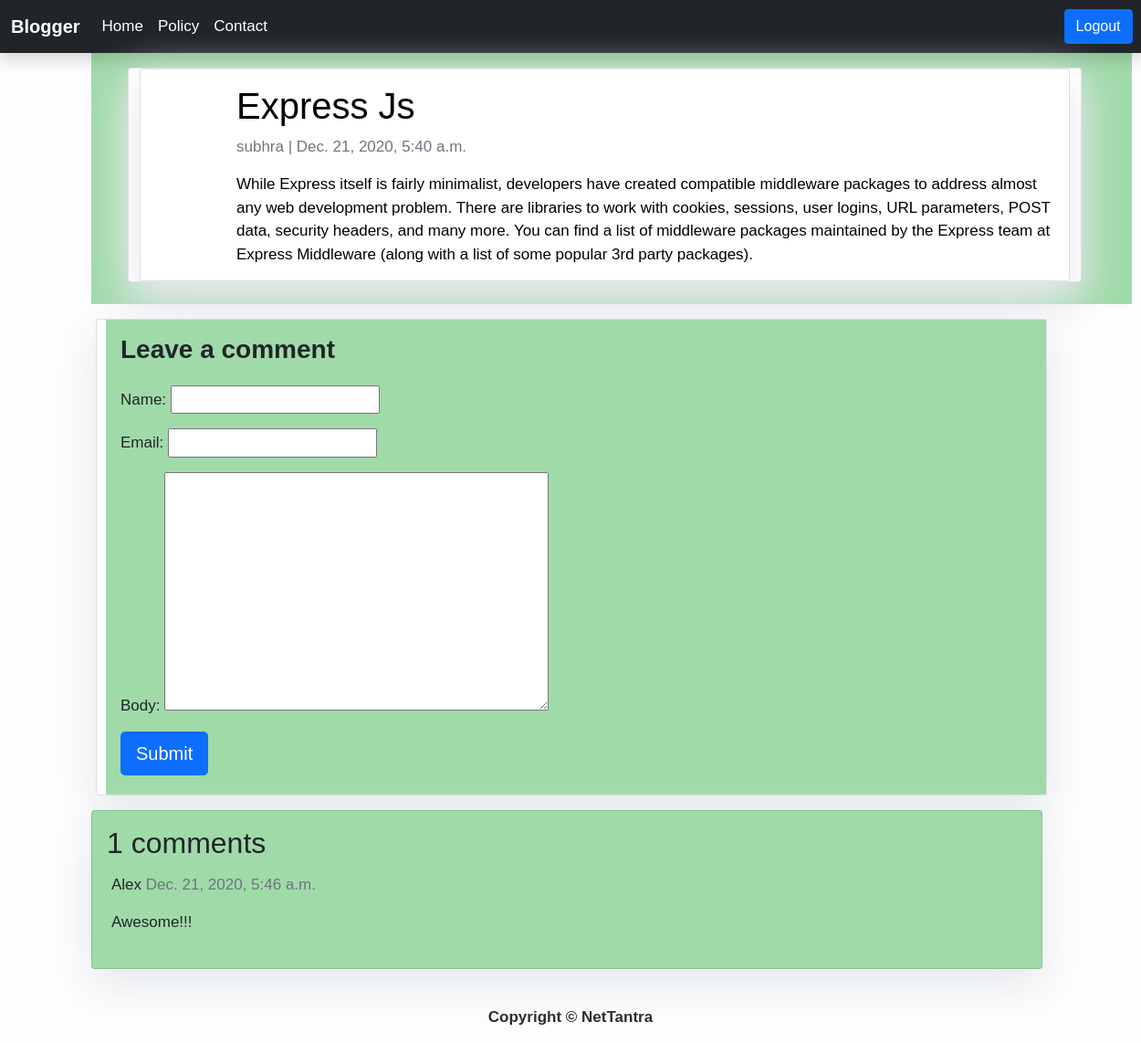
/express-js/ (signed in), run on the app's committed database.
### blog/models.py (models this page shows, shortened)
class Post(models.Model):
    title = models.CharField(max_length=200, unique=True)
    slug = models.SlugField(max_length=200, unique=True,blank=True,null=True)
    author = models.ForeignKey(User, on_delete= models.CASCADE,related_name='blog_posts')
    updated_on = models.DateTimeField(auto_now= True)
    content = models.TextField()
    created_on = models.DateTimeField(auto_now_add=True)
    status = models.IntegerField(choices=STATUS, default=0)
    category = models.CharField(max_length=200,blank=True,null=True)

class Comment(models.Model):
    post = models.ForeignKey(Post,on_delete=models.CASCADE,related_name='comments')
    name = models.CharField(max_length=80)
    email = models.EmailField()
    body = models.TextField()
    created_on = models.DateTimeField(auto_now_add=True)
    active = models.BooleanField(default=False)
    class Meta:
        ordering = ['-created_on']

### blog/views.py (the view)
# urls.py: path('<slug:slug>/',views.post_detail,name='post_detail'),
def post_detail(request, slug):
    template_name = 'post_detail.html'
    post = get_object_or_404(Post, slug=slug)
    comments = post.comments.filter(active=True)
    new_comment = None
    if request.method == 'POST':
        comment_form = CommentForm(data=request.POST)
        if comment_form.is_valid():
            new_comment = comment_form.save(commit=False)
            new_comment.post = post
            new_comment.save()
    else:
        comment_form = CommentForm()
    return render(request, template_name, {'post': post,
                                           'comments': comments,
                                           'new_comment': new_comment,
                                           'comment_form': comment_form})

### blog/forms.py
class CommentForm(forms.ModelForm):
    class Meta:
        model = Comment
        fields = ('name', 'email', 'body')

### blog/templates/post_detail.html (shortened to what this page needs)
{% extends 'base.html' %} {% block content %}
<div class="container" style="background-color:#A0DAA9; margin-left: 100px;">
  <div class="row">
    <div class="col-md-11 card mb-4  mt-3 left  top" style="margin-left: 40px;">
      <div class="card" style="background-color: white; color: black;">
      <div class="card-body" style="padding-left: 105px;">
        <h1>{% block title %} {{ post.title }} {% endblock title %}</h1>
        <p class=" text-muted">{{ post.author }} | {{ post.created_on }}</p>
        <p class="card-text ">{{ post.content | safe }}</p>
      </div>
      </div>
    </div>
  </div>
</div>
<div class="col-md-10 card mb-1  mt-3 " style="margin-left: 105px;">
  <div class="card-body" style="background-color:#A0DAA9; margin-left: 10px;">
    {% if new_comment %}
    <div class="alert alert-success" role="alert">
      Your comment is awaiting moderation
    </div>
    {% else %}
    <h3><b>Leave a comment</b></h3>
    <form method="post" style="margin-top: 1.3em; margin-bottom: 5px;">
      {{ comment_form.as_p }}
      <button type="submit" class="btn btn-primary  btn-lg">Submit</button>
    </form>
    {% endif %}
  </div>
</div>
    <div class="col-md-10 card mb-4  mt-3 " style="background-color:#A0DAA9; margin-left: 100px;">
      <div class="card-body">
        <h2>{{ comments.count }} comments</h2>
        {% for comment in comments %}
        <div class="comments" style="padding: 5px;">
          <p class="font-weight-bold">
            {{ comment.name }}
            <span class=" text-muted font-weight-normal">
              {{ comment.created_on }}
            </span>
          </p>
          {{ comment.body | linebreaks }}
        </div>
        {% endfor %}
      </div>
    </div>
{% endblock content %}

### blog/templates/base.html (style rules this page uses)
body { font-family: "Oswald", sans-serif; font-size: 17px; background-color: #fdfdfd; }
.card { box-shadow: 0 16px 48px #E3E7EB; }

### data on the page
Post: title "Express Js", author "subhra", created_on "Dec. 21, 2020, 5:40 a.m.", content "While Express itself is fairly minimalist, developers have created compatible middleware packages to address almost any web development problem. There are libraries to work with cookies, sessions, user logins, URL parameters, POST data, security headers, and many more. You can find a list of middleware packages maintained by the Express team at Express Middleware (along with a list of some popular 3rd party packages)."
Comment: name "Alex", created_on "Dec. 21, 2020, 5:46 a.m.", body "Awesome!!!"

### other printed values
{{ comments.count }} "1"
